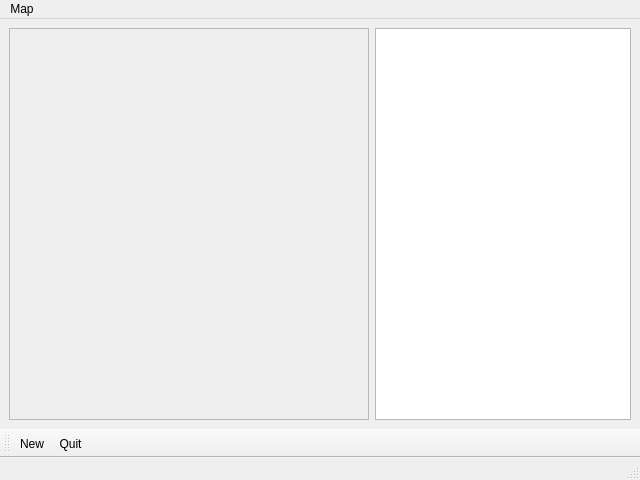
<?xml version="1.0" encoding="UTF-8"?>
<ui version="4.0">
 <class>MainWindow</class>
 <widget class="QMainWindow" name="MainWindow">
  <property name="geometry">
   <rect>
    <x>0</x>
    <y>0</y>
    <width>640</width>
    <height>480</height>
   </rect>
  </property>
  <property name="windowTitle">
   <string>MainWindow</string>
  </property>
  <widget class="QWidget" name="centralwidget">
   <layout class="QHBoxLayout" name="horizontalLayout">
    <item>
     <widget class="QScrollArea" name="scrollArea">
      <property name="widgetResizable">
       <bool>true</bool>
      </property>
      <widget class="QWidget" name="scrollAreaWidgetContents">
       <property name="geometry">
        <rect>
         <x>0</x>
         <y>0</y>
         <width>348</width>
         <height>381</height>
        </rect>
       </property>
      </widget>
     </widget>
    </item>
    <item>
     <widget class="QListWidget" name="palette">
      <property name="sizePolicy">
       <sizepolicy hsizetype="Preferred" vsizetype="Expanding">
        <horstretch>0</horstretch>
        <verstretch>0</verstretch>
       </sizepolicy>
      </property>
     </widget>
    </item>
   </layout>
  </widget>
  <widget class="QMenuBar" name="menubar">
   <property name="geometry">
    <rect>
     <x>0</x>
     <y>0</y>
     <width>640</width>
     <height>22</height>
    </rect>
   </property>
   <widget class="QMenu" name="menuMap">
    <property name="title">
     <string>Map</string>
    </property>
   </widget>
   <addaction name="menuMap"/>
  </widget>
  <widget class="QStatusBar" name="statusbar"/>
  <widget class="QToolBar" name="toolBar">
   <property name="windowTitle">
    <string>toolBar</string>
   </property>
   <attribute name="toolBarArea">
    <enum>BottomToolBarArea</enum>
   </attribute>
   <attribute name="toolBarBreak">
    <bool>false</bool>
   </attribute>
   <addaction name="actionNew"/>
   <addaction name="actionQuit"/>
  </widget>
  <action name="actionNew">
   <property name="text">
    <string>New</string>
   </property>
  </action>
  <action name="actionQuit">
   <property name="text">
    <string>Quit</string>
   </property>
  </action>
 </widget>
 <resources/>
 <connections>
  <connection>
   <sender>actionQuit</sender>
   <signal>triggered()</signal>
   <receiver>MainWindow</receiver>
   <slot>close()</slot>
   <hints>
    <hint type="sourcelabel">
     <x>-1</x>
     <y>-1</y>
    </hint>
    <hint type="destinationlabel">
     <x>319</x>
     <y>239</y>
    </hint>
   </hints>
  </connection>
  <connection>
   <sender>actionNew</sender>
   <signal>triggered()</signal>
   <receiver>MainWindow</receiver>
   <slot>repaint()</slot>
   <hints>
    <hint type="sourcelabel">
     <x>-1</x>
     <y>-1</y>
    </hint>
    <hint type="destinationlabel">
     <x>319</x>
     <y>239</y>
    </hint>
   </hints>
  </connection>
 </connections>
</ui>
